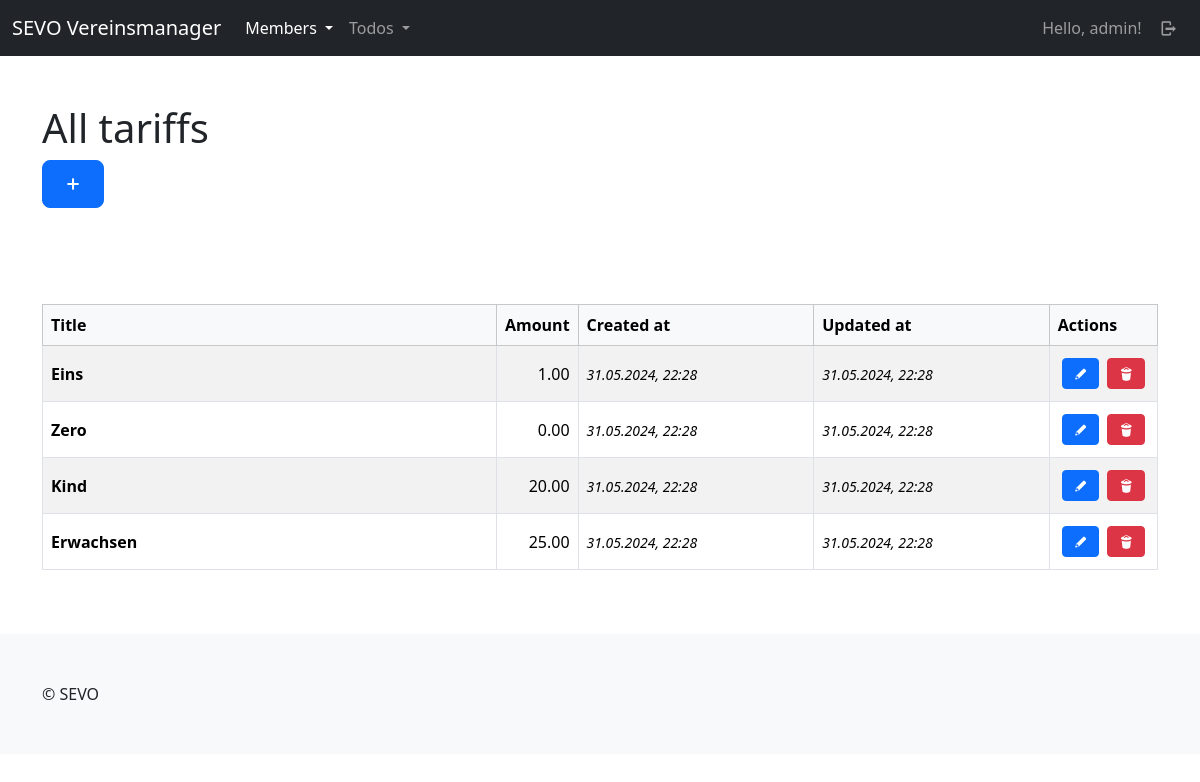
/mbrs/tariffs/ (signed in), run on the app's committed database.
### members/models.py (models this page shows, shortened)
class Tariff(models.Model):
    title = models.CharField(max_length=255, unique=True)
    amount = models.DecimalField(decimal_places=2, max_digits=5)
    created_at = models.DateTimeField(auto_now_add=True)
    updated_at = models.DateTimeField(auto_now=True)
    class Meta:
        ordering = ["-updated_at"]

### members/views/tariffs.py (the view)
# urls.py: path("tariffs/", tariffs.index, name="members-tariff-index"),
@login_required(login_url="sevo-auth-login")
def index(request):
    tariffs = models.Tariff.objects.all()
    return render(request, "members/tariff/index.html", {
        "title": _("All tariffs"),
        "tariffs": tariffs
    })

### members/templates/members/tariff/index.html (shortened to what this page needs)
{% extends "base_main.html" %}
{% load i18n %}
{% load static %}
{% block header %}
    <div class="container py-5">
        <div class="row">
            <div class="col-lg-12">
                <h1>{{ title }}</h1>
                <a class="btn btn-primary btn-lg" href="{% url "members-tariff-create" %}"><i class="demo-icon icon-plus"></i></a>
            </div>
        </div>
    </div>
{% endblock %}
{% block main %}
    {% if tariffs %}
    <div>
        {% include "members/tariff/partials/_list_table.html" %}
    </div>
    {% else %}
        <p>
            {% trans "No tariffs available." %}
        </p>
    {% endif %}
{%  endblock %}

### templates/partials/_navbar_drop_down.html (shortened to what this page needs)
{% load i18n %}
<nav class="navbar navbar-expand-lg navbar-dark bg-dark">
    <div class="container-fluid">
        <a class="navbar-brand" href="/">SEVO Vereinsmanager</a>
        <div class="collapse navbar-collapse" id="navbarContent">
            <ul class="navbar-nav me-auto mb-2 mb-lg-0">
                {% if user.is_authenticated %}
                <li class="nav-item dropdown">
                    <a class="nav-link dropdown-toggle {% if "mbrs" in request.path %} active{% endif %}"{% if "mbrs" in request.path %} aria-current="page"{% endif %} href="#" role="button" data-bs-toggle="dropdown" aria-expanded="false">
                      {% trans "Members" %}
                    </a>
                  </li>
                  <li class="nav-item dropdown">
                    <a class="nav-link dropdown-toggle {% if "tds" in request.path %} active{% endif %}"{% if "tds" in request.path %} aria-current="page"{% endif %} href="#" role="button" data-bs-toggle="dropdown" aria-expanded="false">
                      {% trans "Todos" %}
                    </a>
                  </li>
                {% endif %}
            </ul>
            <ul class="navbar-nav mb-2 mb-lg-0">
                {% if user.is_authenticated %}
                    <li class="nav-item">
                        <a class="nav-link" href="{% url "sevo-auth-user-detail" %}">{% trans "Hello" %}, {{ user }}!</a>
                    </li>
                    <li class="nav-item">
                        <a class="nav-link" href="{% url "sevo-auth-logout" %}"><i class="demo-icon icon-logout"></i></a>
                    </li>
                {% else %}
                    <li class="nav-item">
                        <a class="nav-link {% if "login" in request.path %} active{% endif %}"{% if "members" in request.path %} aria-current="page"{% endif %} href="{% url "sevo-auth-login" %}"><i class="demo-icon icon-user"></i></a>
                    </li>
                {% endif %}
            </ul>
        </div>
    </div>
</nav>

### members/templates/members/tariff/partials/_list_table.html
{% load i18n %}
<div class="table-responsive">
    <table class="table table-bordered align-middle table-striped">
        <thead class="table-light">
        <tr>
            <th scope="col">{% trans "Title" %}</th>
            <th scope="col">{% trans "Amount" %}</th>
            <th scope="col">{% trans "Created at" %}</th>
            <th scope="col">{% trans "Updated at" %}</th>
            <th scope="col">{% trans "Actions" %}</th>
        </tr>
        </thead>
        <tbody>
            {% for tariff in tariffs %}
                <tr>
                    <th scope="row" class="w-50">
                        {{ tariff.title }}
                    </th>
                    <td class="w-auto">
                        <div class="d-flex justify-content-end">
                            <div>
                                {{ tariff.amount }}
                            </div>
                        </div>
                    </td>
                    <td class="w-25"><time><small><i>{{ tariff.created_at|date:"d.m.Y, H:i" }}</i></small></time></td>
                    <td class="w-25"><time><small><i>{{ tariff.updated_at|date:"d.m.Y, H:i" }}</i></small></time></td>
                    <td class="w-auto">
                        <div class="d-flex justify-content-center align-content-center">
                            <a class="btn btn-primary btn-sm d-block m-1" href="{% url "members-tariff-update" id=tariff.id %}"><i class="demo-icon icon-pencil"></i></a>
                            <a class="btn btn-danger btn-sm d-block m-1" href="{% url "members-tariff-delete" id=tariff.id %}"><i class="demo-icon icon-trash"></i></a>
                        </div>
                    </td>
                </tr>
            {% endfor %}
        </tbody>
    </table>
</div>

### data on the page
Tariff: title "Eins", amount "1.00", created_at "31.05.2024, 22:28", updated_at "31.05.2024, 22:28"
Tariff: title "Zero", amount "0.00", created_at "31.05.2024, 22:28", updated_at "31.05.2024, 22:28"
Tariff: title "Kind", amount "20.00", created_at "31.05.2024, 22:28", updated_at "31.05.2024, 22:28"
Tariff: title "Erwachsen", amount "25.00", created_at "31.05.2024, 22:28", updated_at "31.05.2024, 22:28"

### other printed values
{{ user }} "admin"
{{ title }} "All tariffs"
